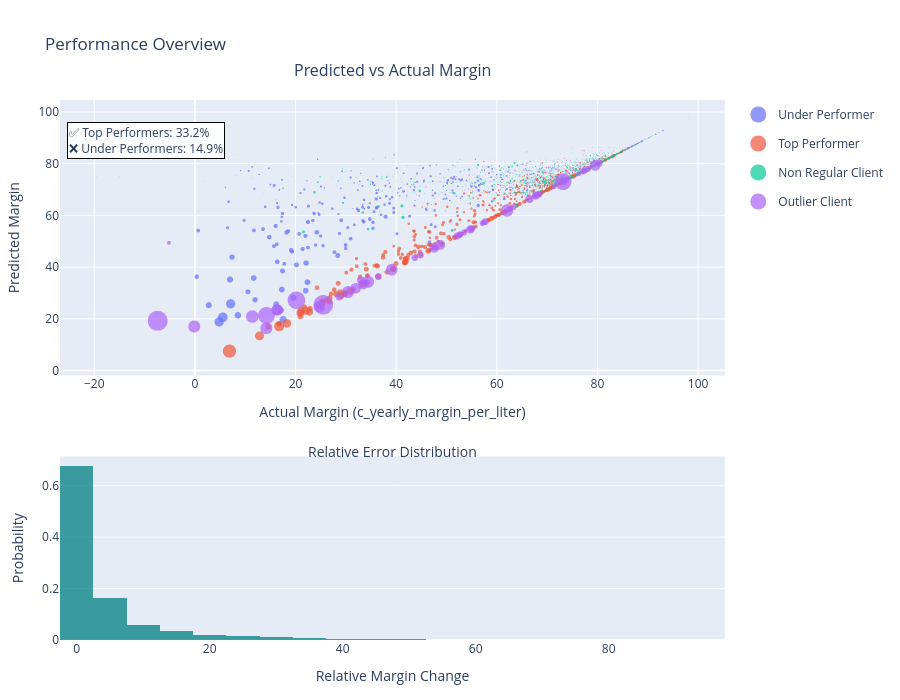

Write notebook code for a chart like this one.
### Code cell
# Stats summary
total = len(df)
top_percent = (df["performance_label"] == "Top Performer").sum() / total * 100
under_percent = (df["performance_label"] == "Under Performer").sum() / total * 100
summary_text = f"✅ Top Performers: {top_percent:.1f}%<br>❌ Under Performers: {under_percent:.1f}%"

# Create vertical subplots (scatter on top, histogram below)
fig = make_subplots(
    rows=2,
    cols=1,
    row_heights=[0.6, 0.4],
    vertical_spacing=0.15,
    specs=[[{"type": "scatter"}], [{"type": "xy"}]],
)

# Scatter plot: predicted value
scatter_pred = px.scatter(
    df,
    x="c_yearly_margin_per_liter",
    y="corrected_predicted_value",
    size="c_yearly_network_volumen",
    color="performance_label",
    size_max=20,
)
scatter_pred.update_traces(marker=dict(line=dict(width=0)))
for trace in scatter_pred.data:
    fig.add_trace(trace, row=1, col=1)

# Scatter plot: corrected predicted value
scatter_corr = px.scatter(
    df,
    x="c_yearly_margin_per_liter",
    y="corrected_predicted_value",
    size="c_yearly_network_volumen",
    color="performance_label",
    size_max=20,
)
scatter_corr.update_traces(
    marker=dict(line=dict(width=0), opacity=0.6, symbol="circle-open")
)

# Histogram: margin change
fig.add_trace(
    go.Histogram(
        x=df["margin_change"],
        nbinsx=30,
        marker_color="teal",
        opacity=0.75,
        showlegend=False,
        histnorm="probability",
    ),
    row=2,
    col=1,
)

# Annotations
fig.add_annotation(
    text="Predicted vs Actual Margin",
    x=0.5,
    y=1.08,
    xref="paper",
    yref="paper",
    showarrow=False,
    font=dict(size=16),
    xanchor="center",
)
fig.add_annotation(
    text="Relative Error Distribution",
    x=0.5,
    y=0.35,
    xref="paper",
    yref="paper",
    showarrow=False,
    font=dict(size=14),
    xanchor="center",
)

# Performance summary box
fig.add_annotation(
    text=summary_text,
    xref="paper",
    yref="paper",
    x=0.01,
    y=0.96,
    showarrow=False,
    align="left",
    bgcolor="rgba(255,255,255,0.9)",
    bordercolor="black",
    borderwidth=1,
    font=dict(size=12),
)

# Layout updates
fig.update_layout(
    height=700,
    title_text="Performance Overview",
    margin=dict(t=100, b=60, l=60, r=40),
    showlegend=True,
)

# Axis labels
fig.update_xaxes(title_text="Actual Margin (c_yearly_margin_per_liter)", row=1, col=1)
fig.update_yaxes(title_text="Predicted Margin", row=1, col=1)
fig.update_xaxes(title_text="Relative Margin Change", row=2, col=1)
fig.update_yaxes(title_text="Probability", row=2, col=1)

fig.show()

### Figure 1 — Plotly figure (JSON) as saved in the notebook; plotly's stock layout.template omitted (floating-point values rounded to 4 significant figures; data arrays with more than 128 entries replaced by an {"elided": "..."} marker saying what was removed)
{"data": [{"hovertemplate": "performance_label=Under Performer<br>c_yearly_margin_per_liter=%{x}<br>corrected_predicted_value=%{y}<br>c_yearly_network_volumen=%{marker.size}<extra></extra>", "legendgroup": "Under Performer", "marker": {"color": "#636efa", "line": {"width": 0}, "size": {"elided": "1197 float values"}, "sizemode": "area", "sizeref": 70420.0, "symbol": "circle"}, "mode": "markers", "name": "Under Performer", "showlegend": true, "type": "scattergl", "x": {"elided": "1197 float values"}, "xaxis": "x", "y": {"elided": "1197 float values"}, "yaxis": "y"}, {"hovertemplate": "performance_label=Top Performer<br>c_yearly_margin_per_liter=%{x}<br>corrected_predicted_value=%{y}<br>c_yearly_network_volumen=%{marker.size}<extra></extra>", "legendgroup": "Top Performer", "marker": {"color": "#EF553B", "line": {"width": 0}, "size": {"elided": "2662 float values"}, "sizemode": "area", "sizeref": 70420.0, "symbol": "circle"}, "mode": "markers", "name": "Top Performer", "showlegend": true, "type": "scattergl", "x": {"elided": "2662 float values"}, "xaxis": "x", "y": {"elided": "2662 float values"}, "yaxis": "y"}, {"hovertemplate": "performance_label=Non Regular Client<br>c_yearly_margin_per_liter=%{x}<br>corrected_predicted_value=%{y}<br>c_yearly_network_volumen=%{marker.size}<extra></extra>", "legendgroup": "Non Regular Client", "marker": {"color": "#00cc96", "line": {"width": 0}, "size": {"elided": "4018 float values"}, "sizemode": "area", "sizeref": 70420.0, "symbol": "circle"}, "mode": "markers", "name": "Non Regular Client", "showlegend": true, "type": "scattergl", "x": {"elided": "4018 float values"}, "xaxis": "x", "y": {"elided": "4018 float values"}, "yaxis": "y"}, {"hovertemplate": "performance_label=Outlier Client<br>c_yearly_margin_per_liter=%{x}<br>corrected_predicted_value=%{y}<br>c_yearly_network_volumen=%{marker.size}<extra></extra>", "legendgroup": "Outlier Client", "marker": {"color": "#ab63fa", "line": {"width": 0}, "size": {"elided": "153 float values"}, "sizemode": "area", "sizeref": 70420.0, "symbol": "circle"}, "mode": "markers", "name": "Outlier Client", "showlegend": true, "type": "scattergl", "x": {"elided": "153 float values"}, "xaxis": "x", "y": {"elided": "153 float values"}, "yaxis": "y"}, {"histnorm": "probability", "marker": {"color": "teal"}, "nbinsx": 30, "opacity": 0.75, "showlegend": false, "type": "histogram", "x": {"elided": "8030 float values"}, "xaxis": "x2", "yaxis": "y2"}], "layout": {"annotations": [{"font": {"size": 16}, "showarrow": false, "text": "Predicted vs Actual Margin", "x": 0.5, "xanchor": "center", "xref": "paper", "y": 1.08, "yref": "paper"}, {"font": {"size": 14}, "showarrow": false, "text": "Relative Error Distribution", "x": 0.5, "xanchor": "center", "xref": "paper", "y": 0.35, "yref": "paper"}, {"align": "left", "bgcolor": "rgba(255,255,255,0.9)", "bordercolor": "black", "borderwidth": 1, "font": {"size": 12}, "showarrow": false, "text": "✅ Top Performers: 33.2%<br>❌ Under Performers: 14.9%", "x": 0.01, "xref": "paper", "y": 0.96, "yref": "paper"}], "height": 700, "margin": {"b": 60, "l": 60, "r": 40, "t": 100}, "showlegend": true, "title": {"text": "Performance Overview"}, "xaxis": {"anchor": "y", "domain": [0, 1], "title": {"text": "Actual Margin (c_yearly_margin_per_liter)"}}, "xaxis2": {"anchor": "y2", "domain": [0, 1], "title": {"text": "Relative Margin Change"}}, "yaxis": {"anchor": "x", "domain": [0.49, 1], "title": {"text": "Predicted Margin"}}, "yaxis2": {"anchor": "x2", "domain": [0, 0.34], "title": {"text": "Probability"}}}}
